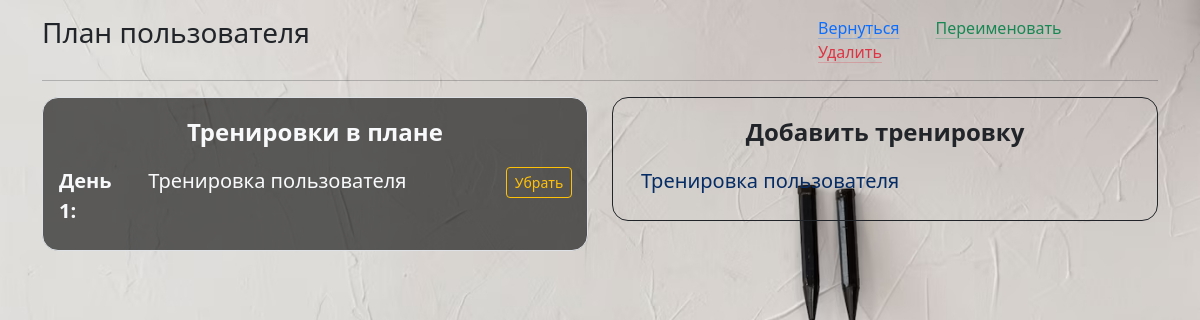
Page /plan_new/3 (signed in) on the earlier database version.
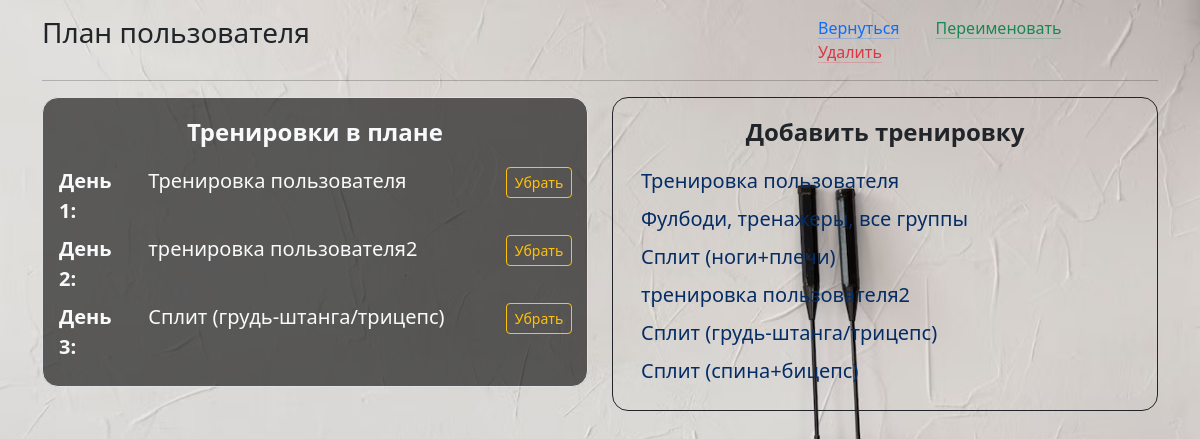
Same page on the later database version.
### _models.py (models this page shows, shortened)
class Training(db.Model):
    __tablename__ = 'trainings'
    training_id = db.Column(db.Integer, primary_key=True)
    name = db.Column(db.String(50), nullable=False)
    owner = db.Column(db.String(80), default='admin')
    exercises = relationship('Exercise', secondary='training_exercises', overlaps="trainings")
    user_trainings = relationship('UserTraining', back_populates='training', cascade='all, delete-orphan')
    plans = relationship('Plan', secondary='plan_trainings', back_populates='trainings')

### main.py (the view)
@app.route('/plan_new/<int:plan_id>', methods=['POST', 'GET'])
def plan_new(plan_id):
    conditions = or_(Training.owner == 'admin', Training.owner == current_user.name)
    trainings = Training.query.filter(conditions).all()
    if request.method == 'POST' and plan_id == 0:
        plan_name = request.form.get('plan_name')
        unique_name = generate_unique_plan_name(plan_name)
        plan = Plan(name=unique_name, owner=current_user.name)
        db.session.add(plan)
        try:
            db.session.commit()
        except:
            db.session.rollback()
            return 'Ошибка при создании нового плана тренировок'
    else:
        plan = Plan.query.get(plan_id)
        if not plan:
            return redirect(url_for('plans_all'))
        if plan.owner != current_user.name:
            flash('У вас нет прав редактировать этот план!')
            return redirect(url_for('plans_all'))
    plan_trainings = Plan_Trainings.query.filter_by(plan_id=plan.id).all()
    return render_template('plan_new.html', trainings=trainings, plan=plan, plan_trainings=plan_trainings)

### main.py (called while the page is built)
@login_manager.user_loader
def load_user(user_id):
    return User.query.get(int(user_id))

### templates/plan_new.html (shortened to what this page needs)
{% extends 'base.html' %}
{% block body %}
<div class="mt-3">
    <div class="row">
        <div class="col-8">
            <h3>{{plan.name}}</h3>
        </div>
        <div class="col-4">
            <a href="/plans_all" class="mx-3 link-primary link-offset-2 link-underline-opacity-25 link-underline-opacity-100-hover">Вернуться</a>
            <a href="#" data-bs-toggle="modal" data-bs-target="#rename_plan" class="mx-3 link-success link-offset-2 link-underline-opacity-25 link-underline-opacity-100-hover">Переименовать</a>
            <a href="#" data-bs-toggle="modal" data-bs-target="#delete_plan" class="mx-3 link-danger link-offset-2 link-underline-opacity-25 link-underline-opacity-100-hover">Удалить</a>
        </div>
    </div>
    <hr>
    <div class="row">
        <div class="col-6">
            <div class="container border rounded-4 bg-opacity-60 p-3 text-light fs-4">
                <div class="container mb-3 text-center">
                    <b>Тренировки в плане</b>
                </div>
                {% for i in range(plan_trainings|length) %}
                    {% for train in plan.trainings %}
                        {% if train.training_id == plan_trainings[i].training_id %}
                <div class="row mb-2 fs-5">
                    <div class="col-2">
                        <b>День {{i+1}}:</b>
                    </div>
                    <div class="col-8">
                        {{ train.name }}
                    </div>
                    <div class="col-2 text-end">
                        <a href="/del_train_from_plan/{{plan_trainings[i].id}}" class="btn btn-outline-warning btn-sm">Убрать</a>
                    </div>
                </div>
                        {% endif %}
                    {% endfor %}
                {% endfor %}
            </div>
        </div>
        <div class="col-6">
            <div class="container fs-4 border border-dark rounded-4 p-3 fw-medium">
                <div class="container text-center mb-3">
                    <b>Добавить тренировку</b>
                </div>
                {% for train in trainings %}
                    <div class="container mb-2 dark-hover fs-5 text-primary-emphasis">
                        <a href="#" class="nav-link link-underline link-underline-opacity-0 bg-opacity-0" data-bs-toggle="modal" data-bs-target="#modal_training_to_plan{{train.training_id}}">{{train.name}}</a>
                    </div>
                {% endfor %}
            </div>
        </div>
    </div>
</div>
{% endblock %}

Differences in the rows shown:
added Training: i "2", name "тренировка пользователя2"
added Training: i "3", name "Сплит (грудь-штанга/трицепс)"
added Training: name "Фулбоди, тренажеры, все группы"
added Training: name "Сплит (ноги+плечи)"
added Training: name "Сплит (спина+бицепс)"
